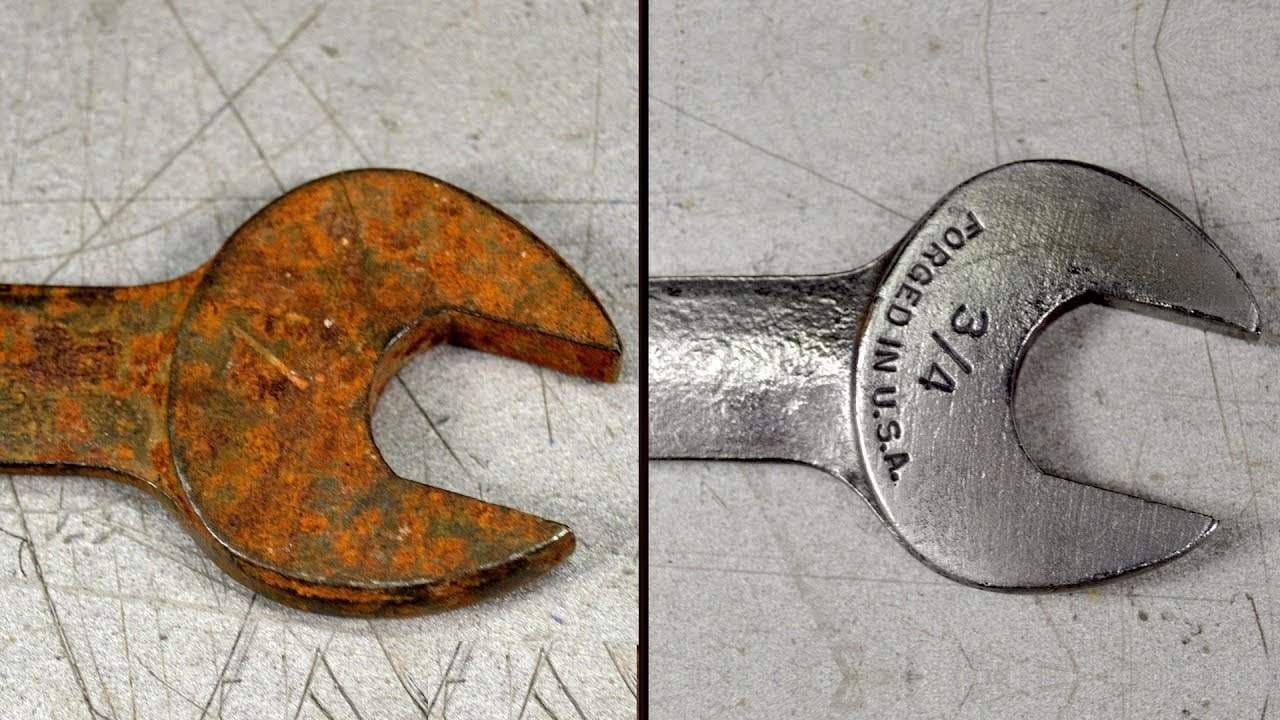
#> input picture level_2_introduction/part-2/pixels_llaves.jpg, 1280 x 720 px, given in place of the camera
$ python videoD-detection.py
#> lines starting #> are read from the running program, lines starting #| are printed output that depends on the picture
import cv2

cap = cv2.VideoCapture(0)  # 0 for webcam, or provide a video path
if not cap.isOpened():
    print("Error: Could not open video capture")
    exit()
count = 0
back_ground = None
while True:
    ret, frame = cap.read()
#> frame is the input picture: shape (720, 1280, 3); mean B, G, R 135.9, 148, 160.6
    if not ret:
        break

    frame = cv2.resize(frame, (640, 480))
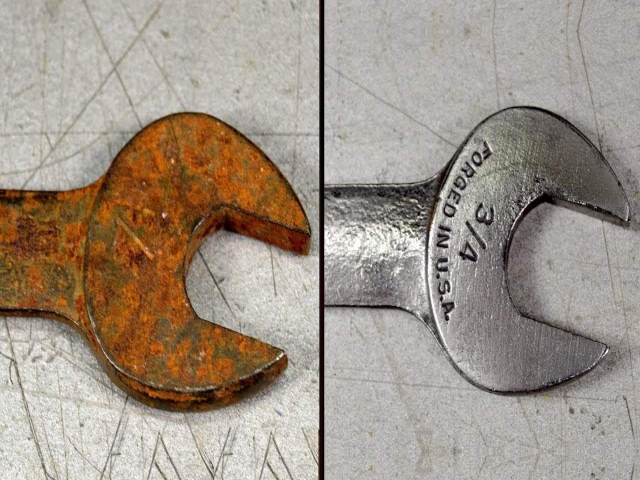
#> frame: shape (480, 640, 3); mean B, G, R 135.9, 148, 160.6
    try:
        gray = cv2.cvtColor(frame, cv2.COLOR_BGR2GRAY)
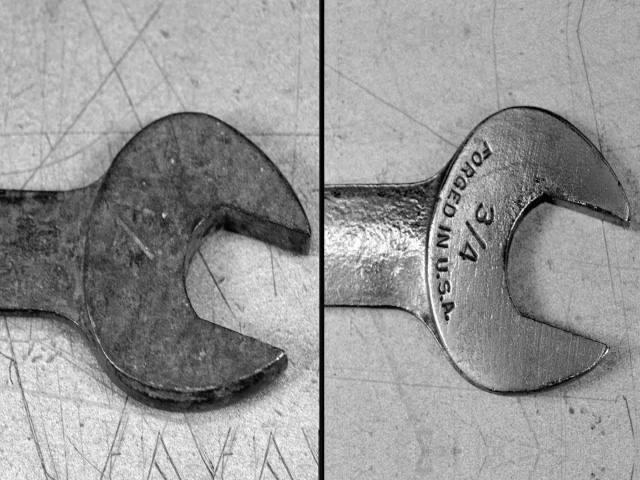
#> gray: shape (480, 640); min 0, max 255, mean 150.3
    except Exception as e:
        print("Error converting frame to grayscale:", str(e))
        break

    if count == 10 and back_ground is None:
        back_ground = gray.copy()

    # Background subtraction
    if count > 10 and back_ground is not None:
        diff = cv2.absdiff(back_ground, gray)  # Calculate the absolute difference
        _, thresh = cv2.threshold(diff, 30, 255, cv2.THRESH_BINARY)  # Thresholding
        contours, _ = cv2.findContours(thresh, cv2.RETR_EXTERNAL, cv2.CHAIN_APPROX_SIMPLE)  # Find contours
        for contour in contours:
            if cv2.contourArea(contour) > 500:  # Filter small contours
                x, y, w, h = cv2.boundingRect(contour)  # Get bounding box
                cv2.rectangle(frame, (x, y), (x + w, y + h), (0, 255, 0), 2)

    cv2.imshow('Frame', frame)
    count += 1

    if cv2.waitKey(1) & 0xFF == ord('q'):
#> (key q is pressed here)
        break

# Release the video capture object and close all OpenCV windows
cap.release()
cv2.destroyAllWindows()
